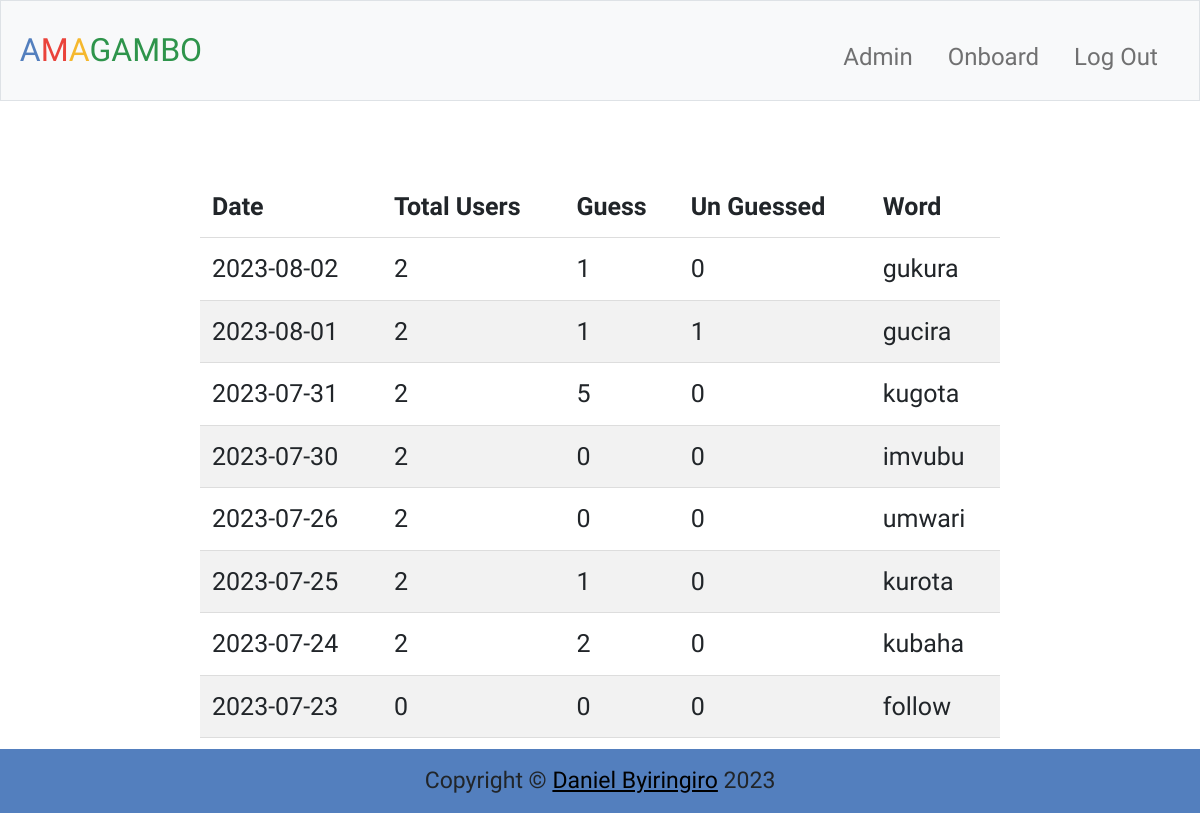
The page /admin (signed in) on the database its author committed.
### tables this page shows
CREATE TABLE wordforday (
    word TEXT PRIMARY KEY NOT NULL,
    bankid INTEGER NOT NULL, date timestamp default current_timestamp,
    FOREIGN KEY (bankid) REFERENCES wordbank(id)
);

### app.py (the view)
@app.route("/admin")
@login_required
@admin_required
def admin():
    details = admin_details()
    return render_template("admin.html", details = details)

### app.py (called while the page is built)
@app.after_request
def after_request(response):
    response.headers["Cache-Control"] = "no-cache, no-store, must-revalidate"
    response.headers["Expires"] = 0
    response.headers["Pragma"] = "no-cache"
    return response

### helper.py (called while the page is built)
def login_required(f):
    @wraps(f)
    def decorated_function(*args, **kwargs):
        if session.get("user_id") is None:
            return redirect("/login")
        return f(*args, **kwargs)
    return decorated_function

def admin_required(f):
    @wraps(f)
    def decorated_function(*args, **kwargs):
        if session.get("admin")  == False:
            return redirect("/")
        return f(*args, **kwargs)
    return decorated_function

def admin_details():
    dates = available_dates()
    details = []
    for date in dates:
        total_users = db.execute("select count(*) as num from user where created_at <= ?", date)[0]['num']
        unguessed = db.execute("select count(*) as num from play where isPlay = 'False' and date = ?", date)[0]['num']
        guessed = db.execute("select count(*) as num from play where isPlay = 'True' and date = ?", date)[0]['num']
        word = db.execute("select word from wordforday where date = ?", date)[0]['word']
        day_detail = {'date': date, 'total_users': total_users, 'guessed': guessed if not None else 0, 'unguessed': unguessed if not None else 0, 'word':word}
        details.append(day_detail)
    rev_details = []
    for i in reversed(details):
        rev_details.append(i)
    return rev_details

def day():
    today = datetime.today()
    date = today.strftime("%Y-%m-%d")
    return date

def available_dates():
    today = day()
    rows = db.execute("select date from wordforday where date != ? ", today)
    dates = [row["date"] for row in rows]
    return dates

### templates/admin.html (shortened to what this page needs)
{% extends "reglog.html" %}
{% block main %}
    <table>
        <thead>
            <th>Date</th>
            <th>Total Users</th>
            <th>Guess</th>
            <th>Un Guessed</th>
            <th>Word</th>
        </thead>
        <tbody>
            {% for record in details %}
                <tr>
                    <td>{{record['date']}}</td>
                    <td>{{record['total_users']}}</td>
                    <td>{{record['guessed']}}</td>
                    <td>{{record['unguessed']}}</td>
                    <td>{{record['word']}}</td>
                </tr>
            {% endfor %}
        </tbody>
    </table>
{% endblock %}

### templates/reglog.html (shortened to what this page needs)
{% extends "layout.html" %}
{% block boot %}
    <link href="https://cdn.jsdelivr.net/npm/bootstrap@5.1.3/dist/css/bootstrap.min.css" rel="stylesheet">
{% endblock %}
{% block body %}
    <main class="container-fluid py-5 text-center">
        {% block main %}
        {% endblock %}
    </main>
    <footer>
        Copyright &#169; <a href="https://danielbyiringiro.github.io/danielbyiringiro.com/" target="_blank">Daniel Byiringiro</a> 2023
    </footer>
{% endblock %}

### templates/layout.html (shortened to what this page needs)
<!DOCTYPE html>
<html lang="en">
    <head>
        {% block boot %}{% endblock %}
        <link href="/static/styles.css" rel="stylesheet">
    </head>
    <body>
        <nav class="bg-light border navbar navbar-expand-md navbar-light">
            <div class="container-fluid">
                <a class="navbar-brand" href="/"><span class="blue">A</span><span class="red">M</span><span class="yellow">A</span><span class="green">GAMBO</span></a>
                <div class="collapse navbar-collapse" id="navbar">
                    {% if session["admin"] %}
                        <ul class="navbar-nav ms-auto mt-2">
                            <li class="nav-item"><a class="nav-link" href="/admin" style="margin-right: 10px; font-size: x-large;">Admin</a></li>
                            <li class="nav-item"><a class="nav-link" href="/onboard" style="margin-right: 10px; font-size: x-large;">Onboard</a></li>
                            <li class="nav-item"><a class="nav-link" href="/logout" style="margin-right: 10px; font-size: x-large;">Log Out</a></li>
                        </ul>
                    {% elif session["user_id"]%}
                        <ul class="navbar-nav ms-auto mt-2">
                            <li class="nav-item"><a class="nav-link" href="/onboard" style="margin-right: 10px; font-size: x-large;">Onboard</a></li>
                            <li class="nav-item"><a class="nav-link" href="/logout" style="margin-right: 10px; font-size: x-large;">Log Out</a></li>
                        </ul>
                    {% else %}
                        <ul class="navbar-nav ms-auto mt-2">
                            <li class="nav-item"><a class="nav-link" href="/register">Register</a></li>
                            <li class="nav-item"><a class="nav-link" href="/login">Log In</a></li>
                        </ul>
                    {% endif %}
                </div>
            </div>
        </nav>
        {% block body %}{% endblock %}
    </body>
</html>

### static/styles.css (style rules this page uses)
html, body { height: 100%; margin: 0; padding: 0; font-family: 'Rancho',serif; font-size: 25px; }
nav .navbar-brand { font-size: xx-large; }
nav .navbar-brand .blue { color: #537fbe; }
nav .navbar-brand .red { color: #ea433b; }
nav .navbar-brand .yellow { color: #f5b82e; }
nav .navbar-brand .green { color: #2e944b; }
footer { text-align: center; background-color: #537fbe; padding: 15px; font-size: 23px; position: fixed; bottom: 0; width: 100%; }
footer a { color: initial; }
.green { color: #528d4e; }
.yellow { color: #b49f39; }
.red { color: #ea433b; }

### templates/admin.html (style rules this page uses)
table { border-collapse: collapse; width: 800px; margin-left: auto; margin-right: auto; }
th, td { padding: 12px; text-align: left; border-bottom: 1px solid #ddd; gap: 20px; }
tr:nth-child(even) { background-color: #f2f2f2; }
tr:last-child th { margin: 0; }

### rows shown on the page
wordforday: date "2023-08-02", word "gukura"
wordforday: date "2023-08-01", word "gucira"
wordforday: date "2023-07-31", word "kugota"
wordforday: date "2023-07-30", word "imvubu"
wordforday: date "2023-07-26", word "umwari"
wordforday: date "2023-07-25", word "kurota"
wordforday: date "2023-07-24", word "kubaha"
wordforday: date "2023-07-23", word "follow"

### other values the page prints
{{ record['total_users'] }} "2" "2" "2" "2" "2" "2" "2" "0"
{{ record['guessed'] }} "1" "1" "5" "0" "0" "1" "2" "0"
{{ record['unguessed'] }} "0" "1" "0" "0" "0" "0" "0" "0"
